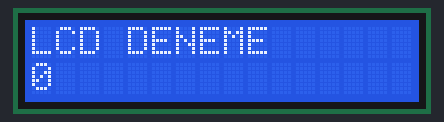
The sketch below on a simulated Arduino Uno, built with avr-gcc and run on an emulated ATmega328P. On the bench: 16×2 character LCD.

Above: at 0.1 s.
At 1.1 s:
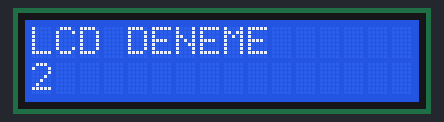
At 1.6 s:
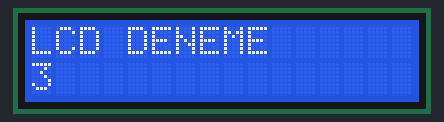
At 3.1 s:
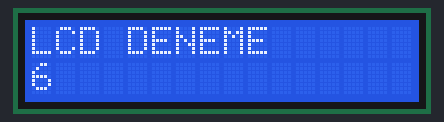
At 4.6 s:
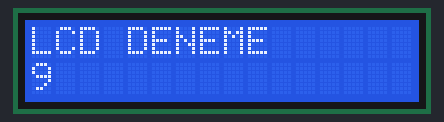
At 6.1 s:
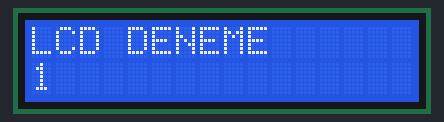

Measured:
- by itself, everything shown: repeats every 5.5 s, in 12 steps
- what the display in image 1 shows lasts 0.5 s, from 1.1 s to 1.6 s

The sketch:

P17.ino
```cpp
//P17--LCD UYGULAMASI
/**********************
* LCD RS ==> digital-7
* LCD Enable ==> digital-6
* LCD D4 ==> digital-5
* LCD D5 ==> digital-4
* LCD D6 ==> digital-3
* LCD D7 ==> digital-2
* LCD R/W ==> toprak (GND)
**************************/
#include <LiquidCrystal.h>
int sayac =0;
LiquidCrystal lcd(7, 6, 5, 4, 3, 2);// LCD bağlantılarımız

void setup() {
  lcd.begin(16, 2); // Kullandigimiz LCD nin sutun ve satir sayisi
}

void loop() {
  lcd.setCursor(0, 0);      //Imlecin yeri 1. satir 0. sutun
  lcd.print("LCD DENEME");  /* Ekrana yazi yazalim */
  for(sayac=0;sayac<=10;sayac++)
  {
    lcd.setCursor(0, 1);    //Imlecin yeri 1. satir 0. sutun
    lcd.print(sayac);
    //lcd.print(" ");
    delay(500);
  }
  lcd.clear();
}
```
